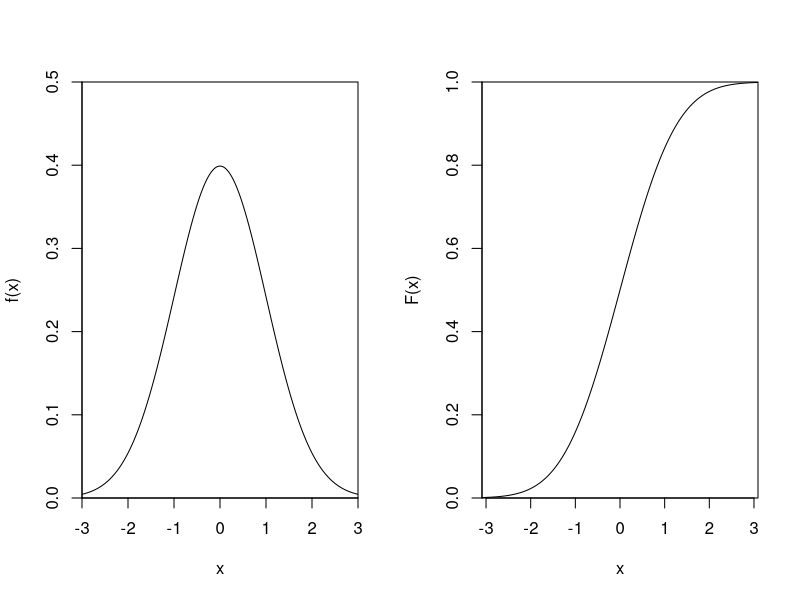
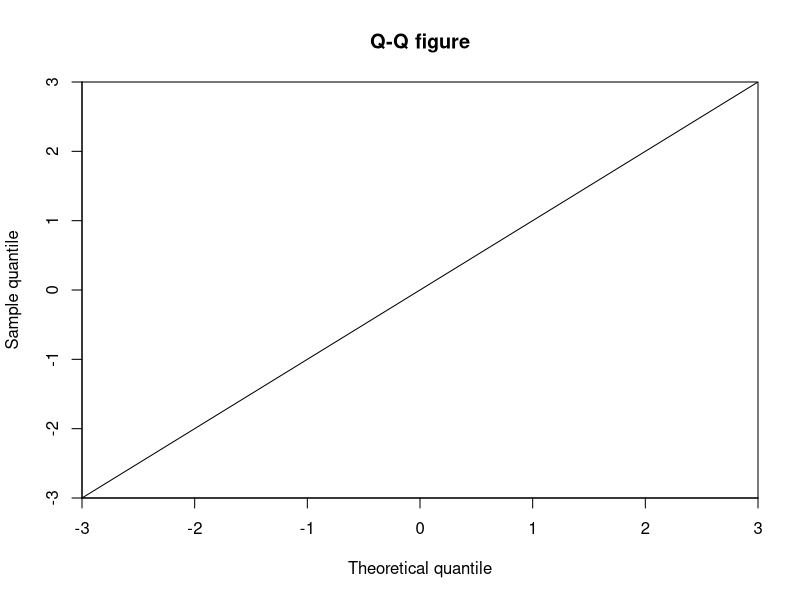
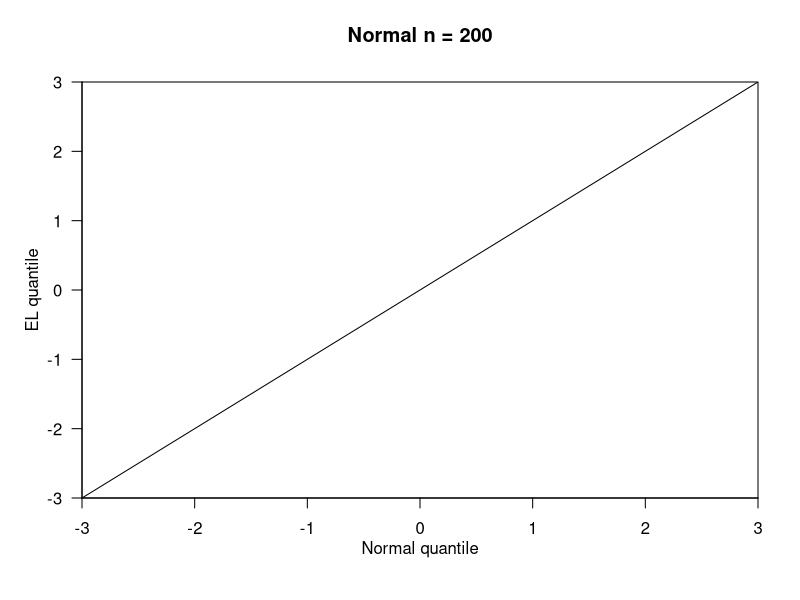

Here is the R script that generated these plots, in order: (Note: this script raises an error after producing the figures.)
## ---- chunk 1
knitr::opts_chunk$set(results='hold', collapse = TRUE, warning = FALSE, out.width = '100%', out.height='100%',message=FALSE,fig.align='center')
## ---- chunk 2
par(mfrow=c(1,2))
plot(seq(-3,3,0.01), dnorm(seq(-3,3,0.01)), 
     xlab = 'x', ylab = 'f(x)',
     ylim = c(0,0.5),
     xaxs = 'i', yaxs = 'i', type = 'l')

plot(qnorm(seq(0,1,0.001)), seq(0,1,0.001), 
     xlab = 'x', ylab = 'F(x)',
     xaxs = 'i', yaxs = 'i', type = 'l')
## ---- chunk 3
x = seq(-3,3,0.01)
par(mfrow=c(1,1))
plot(x,x, main = 'Q-Q figure',
     xlim = c(-3,3), ylim = c(-3,3), 
     xlab = 'Theoretical quantile', ylab = 'Sample quantile',
     xaxs = 'i', yaxs = 'i',
     type = 'l')
## ---- chunk 4
n = 200
x = seq(-3,3,0.01)
par(mfrow=c(1,1))
plot(x,x, 
     xlim = c(-3,3), ylim = c(-3,3), 
     xaxs = 'i', yaxs = 'i',
     yaxt = 'n',
     ann = F, type = 'l')
axis(2, las = 1)
title(main = paste0('Normal n = ',n), 
      xlab= 'Normal quantile', ylab = 'EL quantile', 
      line = 2)
## ---- chunk 5
qqnorm(qn$nk)
qqline(qn$nk, col=2)  
## ---- chunk 6
library(car)
qqPlot(qn$nk)
